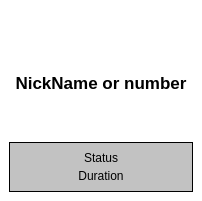
<ui version="4.0" >
 <author></author>
 <comment></comment>
 <exportmacro></exportmacro>
 <class>PhoneCallWidget</class>
 <widget class="QWidget" name="PhoneCallWidget" >
  <property name="geometry" >
   <rect>
    <x>0</x>
    <y>0</y>
    <width>202</width>
    <height>201</height>
   </rect>
  </property>
  <property name="palette" >
   <palette>
    <active>
     <color>
      <red>0</red>
      <green>0</green>
      <blue>0</blue>
     </color>
     <color>
      <red>212</red>
      <green>208</green>
      <blue>200</blue>
     </color>
     <color>
      <red>255</red>
      <green>255</green>
      <blue>255</blue>
     </color>
     <color>
      <red>234</red>
      <green>229</green>
      <blue>220</blue>
     </color>
     <color>
      <red>128</red>
      <green>128</green>
      <blue>128</blue>
     </color>
     <color>
      <red>141</red>
      <green>139</green>
      <blue>133</blue>
     </color>
     <color>
      <red>0</red>
      <green>0</green>
      <blue>0</blue>
     </color>
     <color>
      <red>255</red>
      <green>255</green>
      <blue>255</blue>
     </color>
     <color>
      <red>0</red>
      <green>0</green>
      <blue>0</blue>
     </color>
     <color>
      <red>255</red>
      <green>255</green>
      <blue>255</blue>
     </color>
     <color>
      <red>255</red>
      <green>255</green>
      <blue>255</blue>
     </color>
     <color>
      <red>64</red>
      <green>64</green>
      <blue>64</blue>
     </color>
     <color>
      <red>10</red>
      <green>36</green>
      <blue>106</blue>
     </color>
     <color>
      <red>255</red>
      <green>255</green>
      <blue>255</blue>
     </color>
     <color>
      <red>0</red>
      <green>0</green>
      <blue>255</blue>
     </color>
     <color>
      <red>255</red>
      <green>0</green>
      <blue>255</blue>
     </color>
     <color>
      <red>232</red>
      <green>232</green>
      <blue>232</blue>
     </color>
    </active>
    <inactive>
     <color>
      <red>0</red>
      <green>0</green>
      <blue>0</blue>
     </color>
     <color>
      <red>212</red>
      <green>208</green>
      <blue>200</blue>
     </color>
     <color>
      <red>255</red>
      <green>255</green>
      <blue>255</blue>
     </color>
     <color>
      <red>234</red>
      <green>229</green>
      <blue>220</blue>
     </color>
     <color>
      <red>128</red>
      <green>128</green>
      <blue>128</blue>
     </color>
     <color>
      <red>141</red>
      <green>139</green>
      <blue>133</blue>
     </color>
     <color>
      <red>0</red>
      <green>0</green>
      <blue>0</blue>
     </color>
     <color>
      <red>255</red>
      <green>255</green>
      <blue>255</blue>
     </color>
     <color>
      <red>0</red>
      <green>0</green>
      <blue>0</blue>
     </color>
     <color>
      <red>255</red>
      <green>255</green>
      <blue>255</blue>
     </color>
     <color>
      <red>255</red>
      <green>255</green>
      <blue>255</blue>
     </color>
     <color>
      <red>64</red>
      <green>64</green>
      <blue>64</blue>
     </color>
     <color>
      <red>212</red>
      <green>208</green>
      <blue>200</blue>
     </color>
     <color>
      <red>0</red>
      <green>0</green>
      <blue>0</blue>
     </color>
     <color>
      <red>0</red>
      <green>0</green>
      <blue>255</blue>
     </color>
     <color>
      <red>255</red>
      <green>0</green>
      <blue>255</blue>
     </color>
     <color>
      <red>232</red>
      <green>232</green>
      <blue>232</blue>
     </color>
    </inactive>
    <disabled>
     <color>
      <red>106</red>
      <green>104</green>
      <blue>100</blue>
     </color>
     <color>
      <red>212</red>
      <green>208</green>
      <blue>200</blue>
     </color>
     <color>
      <red>255</red>
      <green>255</green>
      <blue>255</blue>
     </color>
     <color>
      <red>233</red>
      <green>231</green>
      <blue>227</blue>
     </color>
     <color>
      <red>128</red>
      <green>128</green>
      <blue>128</blue>
     </color>
     <color>
      <red>141</red>
      <green>139</green>
      <blue>133</blue>
     </color>
     <color>
      <red>106</red>
      <green>104</green>
      <blue>100</blue>
     </color>
     <color>
      <red>255</red>
      <green>255</green>
      <blue>255</blue>
     </color>
     <color>
      <red>106</red>
      <green>104</green>
      <blue>100</blue>
     </color>
     <color>
      <red>255</red>
      <green>255</green>
      <blue>255</blue>
     </color>
     <color>
      <red>255</red>
      <green>255</green>
      <blue>255</blue>
     </color>
     <color>
      <red>0</red>
      <green>0</green>
      <blue>0</blue>
     </color>
     <color>
      <red>10</red>
      <green>36</green>
      <blue>106</blue>
     </color>
     <color>
      <red>255</red>
      <green>255</green>
      <blue>255</blue>
     </color>
     <color>
      <red>0</red>
      <green>0</green>
      <blue>255</blue>
     </color>
     <color>
      <red>255</red>
      <green>0</green>
      <blue>255</blue>
     </color>
     <color>
      <red>232</red>
      <green>232</green>
      <blue>232</blue>
     </color>
    </disabled>
   </palette>
  </property>
  <layout class="QGridLayout" >
   <property name="margin" >
    <number>9</number>
   </property>
   <property name="spacing" >
    <number>6</number>
   </property>
   <item row="0" column="0" >
    <spacer>
     <property name="orientation" >
      <enum>Qt::Vertical</enum>
     </property>
     <property name="sizeHint" >
      <size>
       <width>20</width>
       <height>40</height>
      </size>
     </property>
    </spacer>
   </item>
   <item row="1" column="0" >
    <widget class="QLabel" name="avatarLabel" >
     <property name="text" >
      <string/>
     </property>
     <property name="pixmap" >
      <pixmap resource="../wengophone.qrc" >:/pics/default-avatar.png</pixmap>
     </property>
     <property name="alignment" >
      <set>Qt::AlignCenter</set>
     </property>
    </widget>
   </item>
   <item row="2" column="0" >
    <widget class="QLabel" name="nickNameLabel" >
     <property name="text" >
      <string>&lt;html>&lt;head>&lt;meta name="qrichtext" content="1" />&lt;/head>&lt;body style=" white-space: pre-wrap; font-family:MS Shell Dlg; font-size:8.25pt; font-weight:400; font-style:normal; text-decoration:none;">&lt;p style=" margin-top:0px; margin-bottom:0px; margin-left:0px; margin-right:0px; -qt-block-indent:0; text-indent:0px; font-size:8pt;">&lt;span style=" font-size:13pt; font-weight:600;">NickName or number&lt;/span>&lt;/p>&lt;/body>&lt;/html></string>
     </property>
     <property name="alignment" >
      <set>Qt::AlignCenter</set>
     </property>
    </widget>
   </item>
   <item row="3" column="0" >
    <spacer>
     <property name="orientation" >
      <enum>Qt::Vertical</enum>
     </property>
     <property name="sizeHint" >
      <size>
       <width>184</width>
       <height>41</height>
      </size>
     </property>
    </spacer>
   </item>
   <item row="4" column="0" >
    <widget class="QFrame" name="frame" >
     <property name="minimumSize" >
      <size>
       <width>16</width>
       <height>50</height>
      </size>
     </property>
     <property name="maximumSize" >
      <size>
       <width>16777215</width>
       <height>50</height>
      </size>
     </property>
     <property name="palette" >
      <palette>
       <active>
        <color>
         <red>0</red>
         <green>0</green>
         <blue>0</blue>
        </color>
        <color>
         <red>212</red>
         <green>208</green>
         <blue>200</blue>
        </color>
        <color>
         <red>255</red>
         <green>255</green>
         <blue>255</blue>
        </color>
        <color>
         <red>234</red>
         <green>229</green>
         <blue>220</blue>
        </color>
        <color>
         <red>128</red>
         <green>128</green>
         <blue>128</blue>
        </color>
        <color>
         <red>141</red>
         <green>139</green>
         <blue>133</blue>
        </color>
        <color>
         <red>0</red>
         <green>0</green>
         <blue>0</blue>
        </color>
        <color>
         <red>255</red>
         <green>255</green>
         <blue>255</blue>
        </color>
        <color>
         <red>0</red>
         <green>0</green>
         <blue>0</blue>
        </color>
        <color>
         <red>255</red>
         <green>255</green>
         <blue>255</blue>
        </color>
        <color>
         <red>194</red>
         <green>194</green>
         <blue>194</blue>
        </color>
        <color>
         <red>64</red>
         <green>64</green>
         <blue>64</blue>
        </color>
        <color>
         <red>10</red>
         <green>36</green>
         <blue>106</blue>
        </color>
        <color>
         <red>255</red>
         <green>255</green>
         <blue>255</blue>
        </color>
        <color>
         <red>0</red>
         <green>0</green>
         <blue>255</blue>
        </color>
        <color>
         <red>255</red>
         <green>0</green>
         <blue>255</blue>
        </color>
        <color>
         <red>232</red>
         <green>232</green>
         <blue>232</blue>
        </color>
       </active>
       <inactive>
        <color>
         <red>0</red>
         <green>0</green>
         <blue>0</blue>
        </color>
        <color>
         <red>212</red>
         <green>208</green>
         <blue>200</blue>
        </color>
        <color>
         <red>255</red>
         <green>255</green>
         <blue>255</blue>
        </color>
        <color>
         <red>234</red>
         <green>229</green>
         <blue>220</blue>
        </color>
        <color>
         <red>128</red>
         <green>128</green>
         <blue>128</blue>
        </color>
        <color>
         <red>141</red>
         <green>139</green>
         <blue>133</blue>
        </color>
        <color>
         <red>0</red>
         <green>0</green>
         <blue>0</blue>
        </color>
        <color>
         <red>255</red>
         <green>255</green>
         <blue>255</blue>
        </color>
        <color>
         <red>0</red>
         <green>0</green>
         <blue>0</blue>
        </color>
        <color>
         <red>255</red>
         <green>255</green>
         <blue>255</blue>
        </color>
        <color>
         <red>194</red>
         <green>194</green>
         <blue>194</blue>
        </color>
        <color>
         <red>64</red>
         <green>64</green>
         <blue>64</blue>
        </color>
        <color>
         <red>212</red>
         <green>208</green>
         <blue>200</blue>
        </color>
        <color>
         <red>0</red>
         <green>0</green>
         <blue>0</blue>
        </color>
        <color>
         <red>0</red>
         <green>0</green>
         <blue>255</blue>
        </color>
        <color>
         <red>255</red>
         <green>0</green>
         <blue>255</blue>
        </color>
        <color>
         <red>232</red>
         <green>232</green>
         <blue>232</blue>
        </color>
       </inactive>
       <disabled>
        <color>
         <red>106</red>
         <green>104</green>
         <blue>100</blue>
        </color>
        <color>
         <red>212</red>
         <green>208</green>
         <blue>200</blue>
        </color>
        <color>
         <red>255</red>
         <green>255</green>
         <blue>255</blue>
        </color>
        <color>
         <red>233</red>
         <green>231</green>
         <blue>227</blue>
        </color>
        <color>
         <red>128</red>
         <green>128</green>
         <blue>128</blue>
        </color>
        <color>
         <red>141</red>
         <green>139</green>
         <blue>133</blue>
        </color>
        <color>
         <red>106</red>
         <green>104</green>
         <blue>100</blue>
        </color>
        <color>
         <red>255</red>
         <green>255</green>
         <blue>255</blue>
        </color>
        <color>
         <red>106</red>
         <green>104</green>
         <blue>100</blue>
        </color>
        <color>
         <red>194</red>
         <green>194</green>
         <blue>194</blue>
        </color>
        <color>
         <red>194</red>
         <green>194</green>
         <blue>194</blue>
        </color>
        <color>
         <red>0</red>
         <green>0</green>
         <blue>0</blue>
        </color>
        <color>
         <red>10</red>
         <green>36</green>
         <blue>106</blue>
        </color>
        <color>
         <red>255</red>
         <green>255</green>
         <blue>255</blue>
        </color>
        <color>
         <red>0</red>
         <green>0</green>
         <blue>255</blue>
        </color>
        <color>
         <red>255</red>
         <green>0</green>
         <blue>255</blue>
        </color>
        <color>
         <red>232</red>
         <green>232</green>
         <blue>232</blue>
        </color>
       </disabled>
      </palette>
     </property>
     <property name="autoFillBackground" >
      <bool>true</bool>
     </property>
     <property name="frameShape" >
      <enum>QFrame::Box</enum>
     </property>
     <property name="frameShadow" >
      <enum>QFrame::Plain</enum>
     </property>
     <layout class="QGridLayout" >
      <property name="margin" >
       <number>9</number>
      </property>
      <property name="spacing" >
       <number>6</number>
      </property>
      <item row="1" column="0" >
       <widget class="QLabel" name="durationLabel" >
        <property name="text" >
         <string>Duration</string>
        </property>
        <property name="alignment" >
         <set>Qt::AlignCenter</set>
        </property>
       </widget>
      </item>
      <item row="0" column="0" >
       <widget class="QLabel" name="statusLabel" >
        <property name="text" >
         <string>Status</string>
        </property>
        <property name="alignment" >
         <set>Qt::AlignCenter</set>
        </property>
       </widget>
      </item>
     </layout>
    </widget>
   </item>
  </layout>
 </widget>
 <pixmapfunction></pixmapfunction>
 <resources>
  <include location="../wengophone.qrc" />
 </resources>
 <connections/>
</ui>
